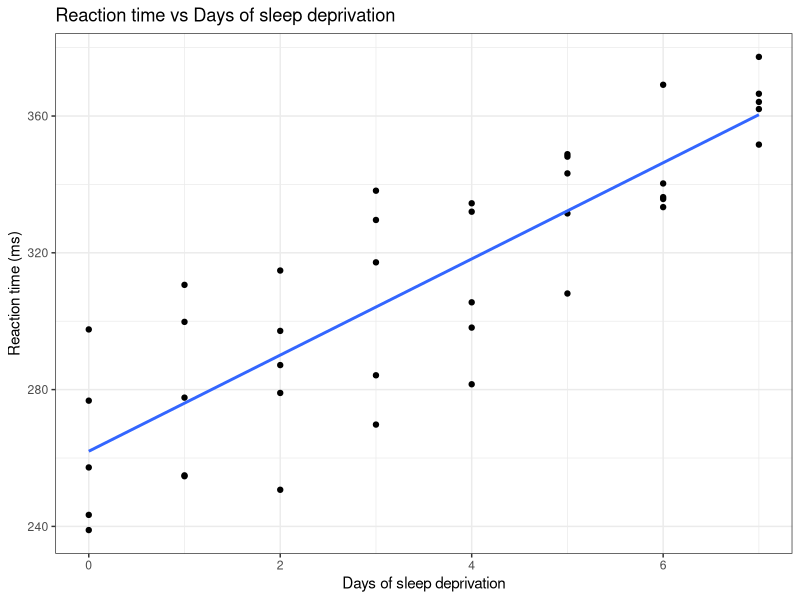
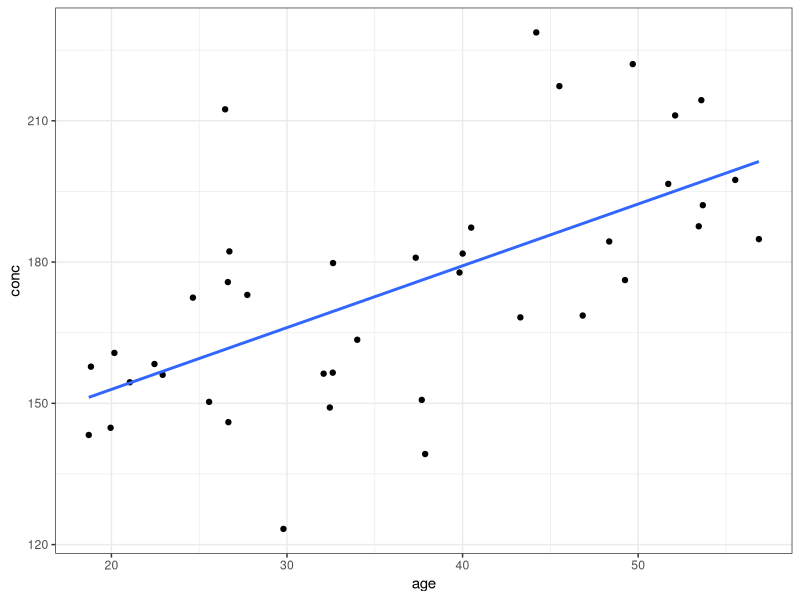
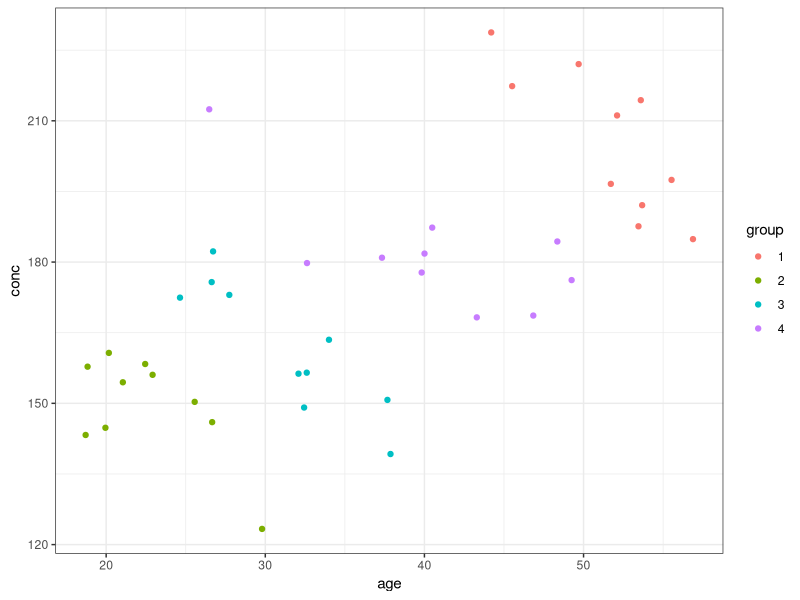
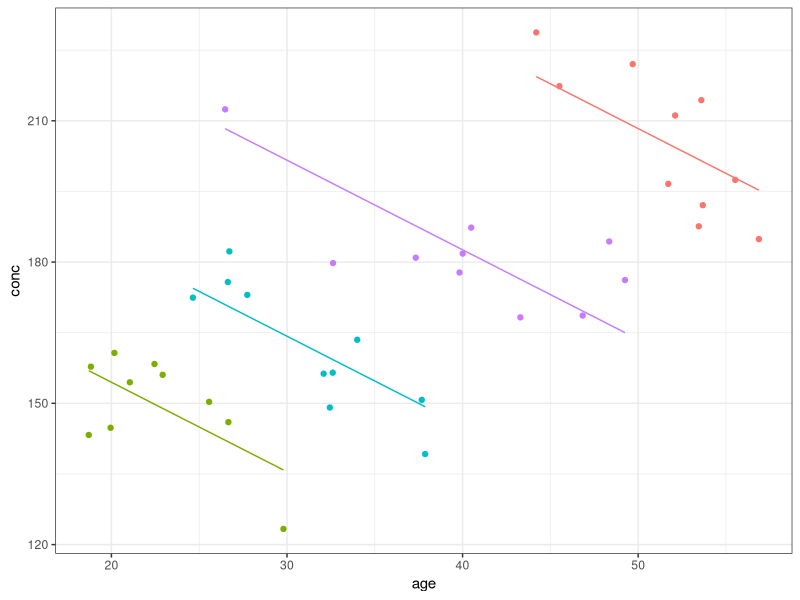
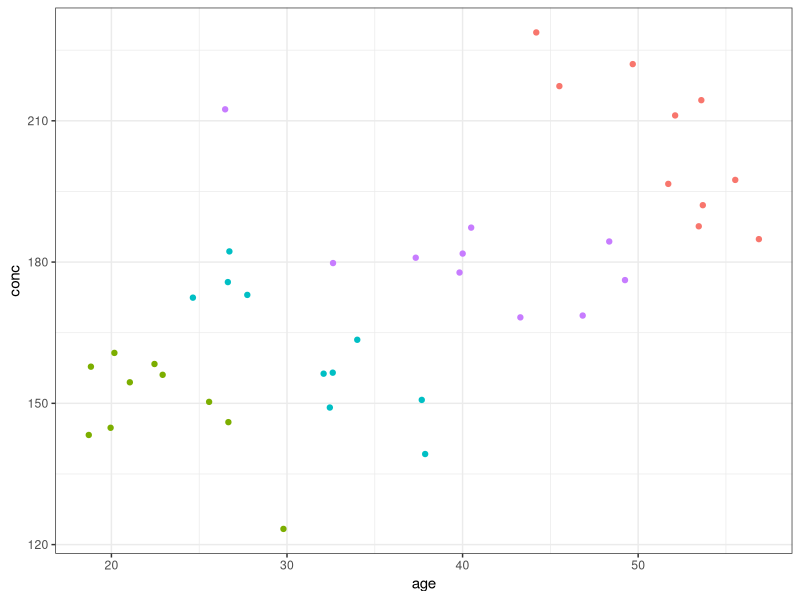
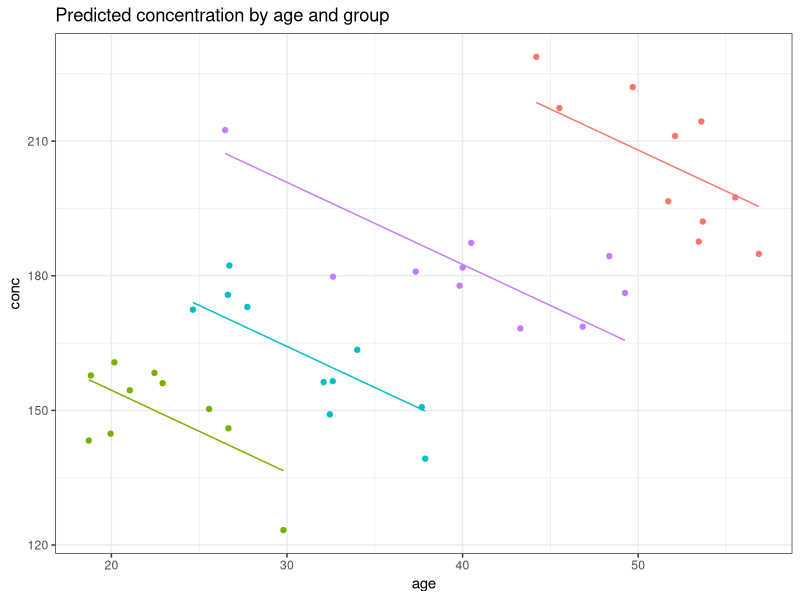
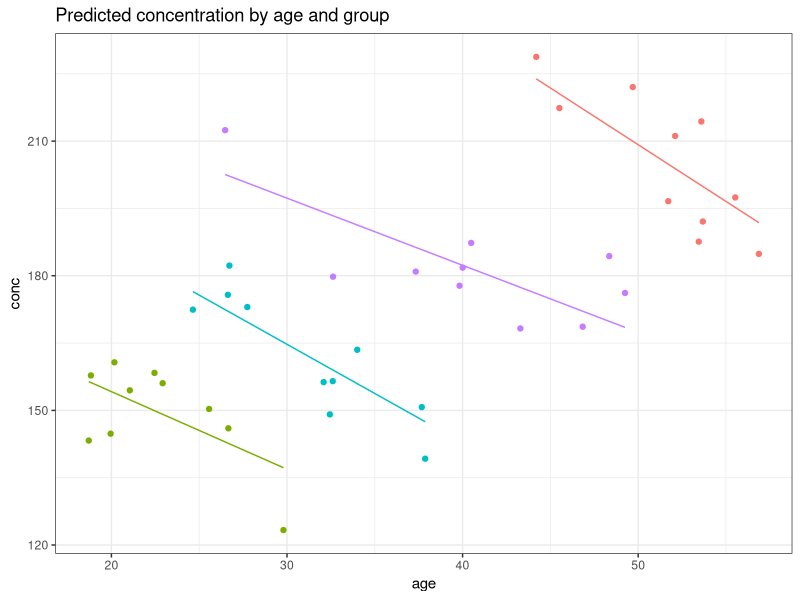
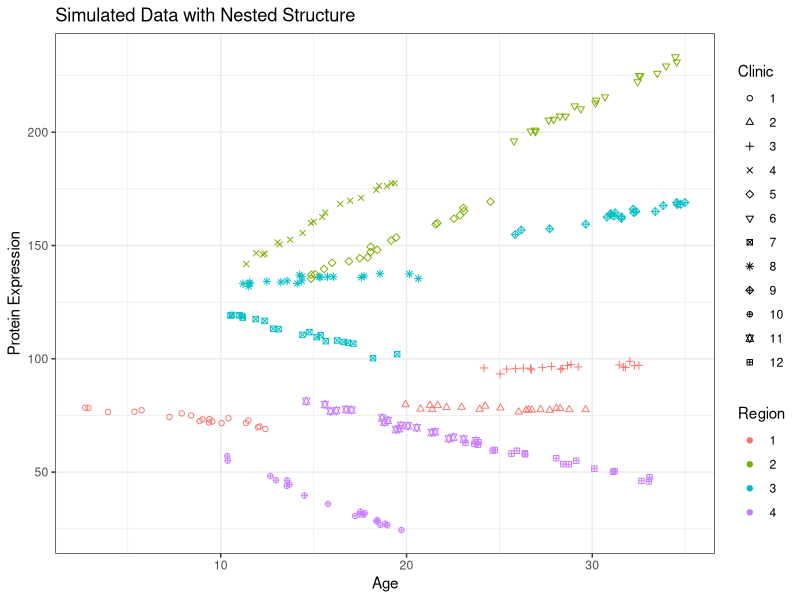

Write R code to recreate these figures, in order.
## ---- chunk 1
library(tidyverse)
library(ggplot2)
library(lme4)
library(nlme)
## ---- chunk 2
#| fig-height: 7
#| fig-width: 7
sleep <- sleepstudy |> filter(Subject %in% c(333, 334, 369, 349, 372), Days>=2) |> mutate(Days=Days-2)
sleep2 <- sleepstudy |> filter(Days>=2) |> mutate(Days=Days-2)
sleep |> ggplot(aes(x=Days, y=Reaction)) + geom_point() + geom_smooth(method="lm", se=FALSE) + theme_bw() +
  labs(title = "Reaction time vs Days of sleep deprivation",
       x = "Days of sleep deprivation",
       y = "Reaction time (ms)")
## ---- chunk 3
simulate_gene_expression <- function(Nsubj = 4, n=10, Gslope = 2, slope=-4, Gint = 100, xm=30, xmsd=5, xsd=2, esd=2) {
  xmean <- rnorm(Nsubj, mean = xm, sd = xmsd)
  
data.frame(subject= rep(as.character(1:Nsubj), each = n),
           xmean = rep(xmean, each = n)) |>
           mutate(xd = rnorm(Nsubj * n, mean = 0, sd = xsd), x=xmean+xd, y = Gint + Gslope * xmean + slope * xd + rnorm(Nsubj * n, sd = esd))
  
}
set.seed(3431)
df <- simulate_gene_expression(xmsd=10, Gslope=2, slope=-2, xsd=5, esd=8) |> rename(group=subject, age=x, conc=y)

df |> ggplot(aes(x=age, y=conc)) + geom_point() + geom_smooth(method="lm", se=FALSE) + theme_bw()
## ---- chunk 4
m0 <- lm(conc ~ age, data = df)
summary(m0)
## ---- chunk 5
df |> ggplot(aes(x=age, y=conc, color=group)) + geom_point() + theme_bw()

## ---- chunk 6
m1 <- lm(conc ~ age + group, data = df)
summary(m1)
## ---- chunk 7
df$pred <- predict(m1)
df |> ggplot(aes(x=age, y=conc, color=group)) + geom_point() + geom_line(aes(y=pred)) + theme_bw() + theme(legend.position = "none")
## ---- chunk 8
#| fig-height: 3
#| fig-width: 5
#| fig-align: "center"
df |> ggplot(aes(x=age, y=conc, color=group)) + geom_point() + theme_bw() + theme(legend.position = "none")
## ---- chunk 9
mm <- lmer(conc ~ age + (1 | group), data = df)
#Show the predicted lines
df$pred <- predict(mm)

pl <- df |> ggplot(aes(x=age, y=conc, color=group)) + geom_point() + theme_bw() + theme(legend.position = "none")
pl + geom_line(aes(y=pred)) + labs(title = "Predicted concentration by age and group")
## ---- chunk 10
mm <- lmer(conc ~ age + (1 | group), data = df)
summary(mm)
## ---- chunk 11
var_components <- as.data.frame(VarCorr(mm))
icc <- var_components$vcov[1] / sum(var_components$vcov)
icc
## ---- chunk 12
fixef(mm)
## ---- chunk 13
ranef(mm)
## ---- chunk 14
mm2 <- lmer(conc ~ age + (1 + age | group), data = df)
#Show the predicted lines
df$pred2 <- predict(mm2)
pl <- df |> ggplot(aes(x=age, y=conc, color=group)) + geom_point() + theme_bw() + theme(legend.position = "none")
pl + geom_line(aes(y=pred2)) + labs(title = "Predicted concentration by age and group")
## ---- chunk 15
mm2 <- lmer(conc ~ age + (1 + age | group), data = df)
summary(mm2)
## ---- chunk 16
simulate_grouped_trend_nested <- function(region_count = 3, clinics_per_region = 5, measurements_per_clinic = 10,
                                                         global_slope = -10, global_intercept = 30, 
                                                         region_effects = c(), region_slopes = c(),
                                                         clinic_effects = list(), clinic_slopes = list()) {
  set.seed(123) # Setting a seed for reproducibility
  
  # Initialize an empty data frame to store the simulated data
  data <- data.frame(x = numeric(), y = numeric(), clinic = integer(), region = integer())

  clinic_id_counter = 1 # Initialize a counter for clinic IDs across regions
  
  # Loop to create data for each region
  for (region in 1:region_count) {
    # Use the specific region effect and slope
    region_effect_adj = region_effects[region]
    region_slope_adj = region_slopes[region]
    
    # Loop to create data for each clinic within a region
    for (clinic in 1:clinics_per_region) {
      x_start = runif(1, min = 0, max = 10) + 10 * (clinic - 1) # More continuous x values across clinics
      x = runif(measurements_per_clinic, min = x_start, max = x_start + 10) # Continuous x for measurements
      
      # Use the specific clinic effect and slope
      clinic_effect = clinic_effects[[region]][clinic]
      clinic_slope = clinic_slopes[[region]][clinic]
      
      # Simulate measurements for each clinic
      for (i in 1:measurements_per_clinic) {
        # Model y incorporating both global and specific slopes and effects
        y = (global_intercept + region_effect_adj + clinic_effect) + 
            (global_slope + region_slope_adj + clinic_slope) * x[i] + 
            rnorm(1, mean = 0, sd = 1) # Assuming measurement_noise_sd is constant for simplicity
        
        # Combine this measurement with the overall dataset
        data = rbind(data, data.frame(x = x[i], y = y, clinic = clinic_id_counter, region = region))
      }
      
      clinic_id_counter <- clinic_id_counter + 1 # Increment clinic ID for unique identification across regions
    }
  }
  
  return(data)
}




set.seed(10)
data_int_nested<-simulate_grouped_trend_nested(region_count = 4,
                                               clinics_per_region = 3,
                                               measurements_per_clinic = 20,
                                               global_slope = 0,global_intercept = 100,
                                               region_effects = rnorm(4,mean = 0,sd = 20),
                                               region_slopes=rnorm(4,mean = 0.1,sd = 2),
                                               clinic_effects = lapply(1:4,function(i){rnorm(3,mean = 0,sd = 10)}),
                                               clinic_slopes = lapply(1:4,function(i){rnorm(3,mean = 0.1,sd = 1)}))

data_int_nested |> 
  ggplot(aes(x = x, y = y, color = factor(region), shape = factor(clinic))) +
  geom_point() +
  labs(title = "Simulated Data with Nested Structure",
       x = "Age",
       y = "Protein Expression",
       color = "Region",
       shape = "Clinic") +
  scale_shape_manual(values=1:12) + theme_bw()
## ---- chunk 17
nested_model <- lmer(y ~ x + (1 | region/clinic), 
                     data = data_int_nested)
## ---- chunk 18
nested_model <- lmer(y ~ x + (1 | region/clinic), data = data_int_nested)
summary(nested_model)
## ---- chunk 19
sleepall <- sleepstudy |> filter(Days>=2) |> mutate(Days=Days-2)
m1 <- lmer(Reaction ~ Days + (1 | Subject), data = sleepall)
summary(m1)
## ---- chunk 20
m2 <- lmer(Reaction ~ Days + (1 + Days | Subject), data = sleepall)
summary(m2)
## ---- chunk 21
anova(m1, m2, refit = FALSE)
## ---- chunk 22
sleepall <- sleepall |> mutate(sex=sample(c("M", "F"), nrow(sleepall), replace=TRUE))
## ---- chunk 23
m2 <- lmer(Reaction ~ Days + (1 + Days | Subject), data = sleepall)
m3 <- lmer(Reaction ~ Days + sex + (1 + Days | Subject), data = sleepall)
anova(m2, m3, refit=TRUE)
## ---- chunk 24
library(lmerTest)
mm <- lmer(conc ~ age + (1 | group), data = df)
summary(mm)
## ---- chunk 25
mmsleep <- lmer(Reaction ~ Days + (1 + Days | Subject), data = sleepall)
summary(mmsleep)
